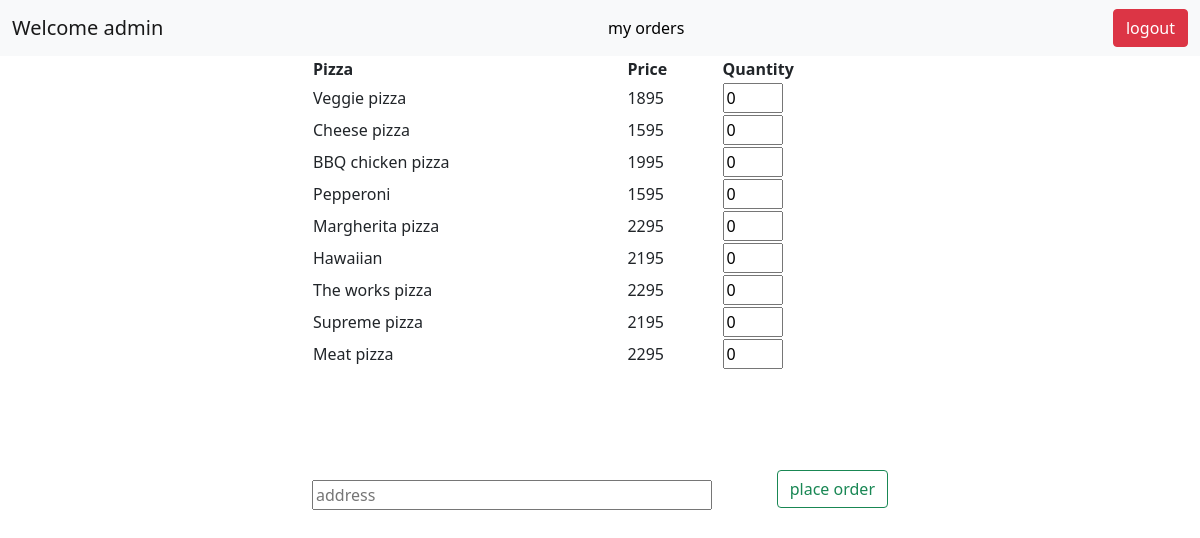
Page /customer/welcome/ (signed in) on the committed database.
### pizzaapp/models.py (models this page shows)
class pizzaModel(models.Model):
    name = models.CharField(max_length=10)
    price = models.CharField(max_length=10)

### pizzaapp/views.py (the view)
# urls.py: path('customer/welcome/',customerwelcomeview, name= 'customerpage'),
def customerwelcomeview(request):
    if not request.user.is_authenticated:
        return redirect('userloginpage')
    username = request.user.username
    context = {'username': username,'pizzas': pizzaModel.objects.all()}
    return render(request,'pizzaapp/customerpage.html',context)

### templates/pizzaapp/customerpage.html (shortened to what this page needs)
{% extends 'base.html' %}
{% block content %}
<nav class="navbar navbar-light bg-light">
    <div class="container-fluid">
    <a class="navbar-brand">Welcome {{username}}</a>
    <a class="nav-item" style="text-decoration: none; color: black;" href="/usersorders/">my orders</a>
    <a class="btn btn-danger" href="/userlogout/">logout</a>
</nav>
<form method="POST" action="/placeorder/">
    <div class="container" style="width: 600px;margin: auto;">
        <table style="width: 100%;">
            <tr>
                <th>Pizza</th>
                <th>Price</th>
                <th>Quantity</th>
            </tr>
            {% for pizza in pizzas %}
            <tr>
                <td>{{pizza.name}}</td>
                <td>{{pizza.price}}</td>
                <td><input type="number" value="0" min="0" name="{{pizza.id}}" style="width: 60px;" name="quantity"></td>
            </tr>
            {% endfor %}
        </table>
        <input type="text" placeholder="address" style="width: 400px; margin-top: 110px;" name="address">
        <input type="submit" style="float: right;margin-top: 100px;" class="btn btn-outline-success" value="place order" name="">
    </div>
</form>
{% endblock %}

### rows in the picture
pizzaModel: name "Veggie pizza", price "1895"
pizzaModel: name "Cheese pizza", price "1595"
pizzaModel: name "BBQ chicken pizza", price "1995"
pizzaModel: name "Pepperoni", price "1595"
pizzaModel: name "Margherita pizza", price "2295"
pizzaModel: name "Hawaiian", price "2195"
pizzaModel: name "The works pizza", price "2295"
pizzaModel: name "Supreme pizza", price "2195"
pizzaModel: name "Meat pizza", price "2295"

### other values in the picture
{{ username }} "admin"
